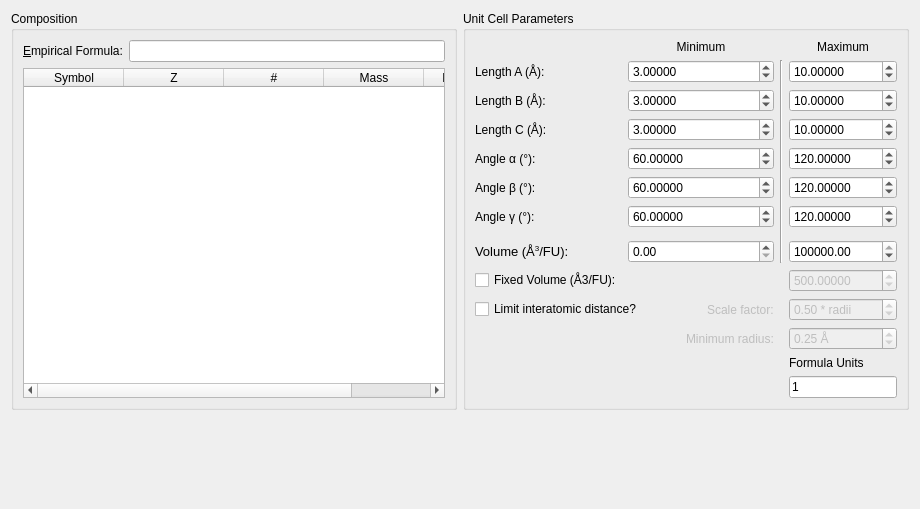
<?xml version="1.0" encoding="UTF-8"?>
<ui version="4.0">
 <class>Tab_Init</class>
 <widget class="QWidget" name="Tab_Init">
  <property name="geometry">
   <rect>
    <x>0</x>
    <y>0</y>
    <width>920</width>
    <height>509</height>
   </rect>
  </property>
  <property name="windowTitle">
   <string>Form</string>
  </property>
  <property name="toolTip">
   <string/>
  </property>
  <layout class="QGridLayout" name="gridLayout">
   <item row="0" column="0">
    <widget class="QGroupBox" name="groupBox_2">
     <property name="title">
      <string>Composition</string>
     </property>
     <layout class="QGridLayout" name="gridLayout_4">
      <item row="0" column="2" colspan="2">
       <widget class="QLineEdit" name="edit_composition">
        <property name="toolTip">
         <string>Type the composition of the crystal here,

Use only empirical formulas. It will be reduced
to its empirical formula otherwise.

You may change formula units in the &quot;Formula
Units&quot; section on this page.

Examples:
ti1o2
Ti1O2
TI1O2
Ti1 O2
Ti 1 o 2
etc.</string>
        </property>
       </widget>
      </item>
      <item row="0" column="1">
       <widget class="QLabel" name="label_14">
        <property name="sizePolicy">
         <sizepolicy hsizetype="Fixed" vsizetype="Fixed">
          <horstretch>0</horstretch>
          <verstretch>0</verstretch>
         </sizepolicy>
        </property>
        <property name="text">
         <string>&amp;Empirical Formula:</string>
        </property>
        <property name="buddy">
         <cstring>edit_composition</cstring>
        </property>
       </widget>
      </item>
      <item row="1" column="1" colspan="3">
       <widget class="QTableWidget" name="table_comp">
        <property name="editTriggers">
         <set>QAbstractItemView::NoEditTriggers</set>
        </property>
        <property name="sortingEnabled">
         <bool>true</bool>
        </property>
        <attribute name="horizontalHeaderMinimumSectionSize">
         <number>9</number>
        </attribute>
        <attribute name="horizontalHeaderStretchLastSection">
         <bool>true</bool>
        </attribute>
        <column>
         <property name="text">
          <string>Symbol</string>
         </property>
        </column>
        <column>
         <property name="text">
          <string>Z</string>
         </property>
        </column>
        <column>
         <property name="text">
          <string>#</string>
         </property>
        </column>
        <column>
         <property name="text">
          <string>Mass</string>
         </property>
        </column>
        <column>
         <property name="text">
          <string>Min. Radius</string>
         </property>
        </column>
       </widget>
      </item>
     </layout>
    </widget>
   </item>
   <item row="2" column="1">
    <spacer name="verticalSpacer_2">
     <property name="orientation">
      <enum>Qt::Vertical</enum>
     </property>
     <property name="sizeHint" stdset="0">
      <size>
       <width>20</width>
       <height>40</height>
      </size>
     </property>
    </spacer>
   </item>
   <item row="0" column="1">
    <widget class="QGroupBox" name="groupBox">
     <property name="title">
      <string>Unit Cell Parameters</string>
     </property>
     <layout class="QGridLayout" name="gridLayout_3">
      <item row="1" column="2" rowspan="8">
       <widget class="Line" name="line">
        <property name="orientation">
         <enum>Qt::Vertical</enum>
        </property>
       </widget>
      </item>
      <item row="2" column="0">
       <widget class="QLabel" name="label_3">
        <property name="text">
         <string>Length B (Å):</string>
        </property>
        <property name="buddy">
         <cstring>spin_b_min</cstring>
        </property>
       </widget>
      </item>
      <item row="3" column="0">
       <widget class="QLabel" name="label_2">
        <property name="text">
         <string>Length C (Å):</string>
        </property>
        <property name="buddy">
         <cstring>spin_c_min</cstring>
        </property>
       </widget>
      </item>
      <item row="4" column="0">
       <widget class="QLabel" name="label_4">
        <property name="text">
         <string>Angle α (°):</string>
        </property>
        <property name="buddy">
         <cstring>spin_alpha_min</cstring>
        </property>
       </widget>
      </item>
      <item row="1" column="0">
       <widget class="QLabel" name="label_5">
        <property name="text">
         <string>Length A (Å):</string>
        </property>
        <property name="buddy">
         <cstring>spin_a_min</cstring>
        </property>
       </widget>
      </item>
      <item row="1" column="1">
       <widget class="QDoubleSpinBox" name="spin_a_min">
        <property name="decimals">
         <number>5</number>
        </property>
        <property name="singleStep">
         <double>0.100000000000000</double>
        </property>
        <property name="value">
         <double>3.000000000000000</double>
        </property>
       </widget>
      </item>
      <item row="2" column="1">
       <widget class="QDoubleSpinBox" name="spin_b_min">
        <property name="decimals">
         <number>5</number>
        </property>
        <property name="singleStep">
         <double>0.100000000000000</double>
        </property>
        <property name="value">
         <double>3.000000000000000</double>
        </property>
       </widget>
      </item>
      <item row="3" column="1">
       <widget class="QDoubleSpinBox" name="spin_c_min">
        <property name="decimals">
         <number>5</number>
        </property>
        <property name="singleStep">
         <double>0.100000000000000</double>
        </property>
        <property name="value">
         <double>3.000000000000000</double>
        </property>
       </widget>
      </item>
      <item row="4" column="1">
       <widget class="QDoubleSpinBox" name="spin_alpha_min">
        <property name="decimals">
         <number>5</number>
        </property>
        <property name="maximum">
         <double>180.000000000000000</double>
        </property>
        <property name="singleStep">
         <double>0.100000000000000</double>
        </property>
        <property name="value">
         <double>60.000000000000000</double>
        </property>
       </widget>
      </item>
      <item row="1" column="3">
       <widget class="QDoubleSpinBox" name="spin_a_max">
        <property name="decimals">
         <number>5</number>
        </property>
        <property name="maximum">
         <double>9999.989999999999782</double>
        </property>
        <property name="singleStep">
         <double>0.100000000000000</double>
        </property>
        <property name="value">
         <double>10.000000000000000</double>
        </property>
       </widget>
      </item>
      <item row="4" column="3">
       <widget class="QDoubleSpinBox" name="spin_alpha_max">
        <property name="decimals">
         <number>5</number>
        </property>
        <property name="maximum">
         <double>180.000000000000000</double>
        </property>
        <property name="singleStep">
         <double>0.100000000000000</double>
        </property>
        <property name="value">
         <double>120.000000000000000</double>
        </property>
       </widget>
      </item>
      <item row="2" column="3">
       <widget class="QDoubleSpinBox" name="spin_b_max">
        <property name="decimals">
         <number>5</number>
        </property>
        <property name="maximum">
         <double>9999.989999999999782</double>
        </property>
        <property name="singleStep">
         <double>0.100000000000000</double>
        </property>
        <property name="value">
         <double>10.000000000000000</double>
        </property>
       </widget>
      </item>
      <item row="0" column="1">
       <widget class="QLabel" name="label_6">
        <property name="sizePolicy">
         <sizepolicy hsizetype="Minimum" vsizetype="Fixed">
          <horstretch>0</horstretch>
          <verstretch>0</verstretch>
         </sizepolicy>
        </property>
        <property name="text">
         <string>Minimum</string>
        </property>
        <property name="alignment">
         <set>Qt::AlignCenter</set>
        </property>
       </widget>
      </item>
      <item row="3" column="3">
       <widget class="QDoubleSpinBox" name="spin_c_max">
        <property name="decimals">
         <number>5</number>
        </property>
        <property name="maximum">
         <double>9999.989999999999782</double>
        </property>
        <property name="singleStep">
         <double>0.100000000000000</double>
        </property>
        <property name="value">
         <double>10.000000000000000</double>
        </property>
       </widget>
      </item>
      <item row="0" column="3">
       <widget class="QLabel" name="label_7">
        <property name="text">
         <string>Maximum</string>
        </property>
        <property name="alignment">
         <set>Qt::AlignCenter</set>
        </property>
       </widget>
      </item>
      <item row="5" column="0">
       <widget class="QLabel" name="label_8">
        <property name="text">
         <string>Angle β (°):</string>
        </property>
        <property name="buddy">
         <cstring>spin_beta_min</cstring>
        </property>
       </widget>
      </item>
      <item row="8" column="0">
       <widget class="QLabel" name="label_10">
        <property name="text">
         <string>&lt;!DOCTYPE HTML PUBLIC &quot;-//W3C//DTD HTML 4.0//EN&quot; &quot;http://www.w3.org/TR/REC-html40/strict.dtd&quot;&gt;
&lt;html&gt;&lt;head&gt;&lt;meta name=&quot;qrichtext&quot; content=&quot;1&quot; /&gt;&lt;style type=&quot;text/css&quot;&gt;
p, li { white-space: pre-wrap; }
&lt;/style&gt;&lt;/head&gt;&lt;body style=&quot; font-family:'Ubuntu'; font-size:11pt; font-weight:400; font-style:normal;&quot;&gt;
&lt;p style=&quot; margin-top:0px; margin-bottom:0px; margin-left:0px; margin-right:0px; -qt-block-indent:0; text-indent:0px;&quot;&gt;&lt;span style=&quot; font-family:'Sans Serif'; font-size:10pt;&quot;&gt;Volume (Å&lt;/span&gt;&lt;span style=&quot; font-family:'Sans Serif'; font-size:10pt; vertical-align:super;&quot;&gt;3&lt;/span&gt;&lt;span style=&quot; font-family:'Sans Serif'; font-size:10pt;&quot;&gt;/FU&lt;/span&gt;&lt;span style=&quot; font-family:'Sans Serif'; font-size:10pt;&quot;&gt;):&lt;/span&gt;&lt;/p&gt;&lt;/body&gt;&lt;/html&gt;</string>
        </property>
        <property name="buddy">
         <cstring>spin_vol_min</cstring>
        </property>
       </widget>
      </item>
      <item row="5" column="1">
       <widget class="QDoubleSpinBox" name="spin_beta_min">
        <property name="decimals">
         <number>5</number>
        </property>
        <property name="maximum">
         <double>180.000000000000000</double>
        </property>
        <property name="singleStep">
         <double>0.100000000000000</double>
        </property>
        <property name="value">
         <double>60.000000000000000</double>
        </property>
       </widget>
      </item>
      <item row="8" column="1">
       <widget class="QDoubleSpinBox" name="spin_vol_min">
        <property name="decimals">
         <number>2</number>
        </property>
        <property name="maximum">
         <double>1000000.000000000000000</double>
        </property>
        <property name="singleStep">
         <double>1.000000000000000</double>
        </property>
        <property name="value">
         <double>0.000000000000000</double>
        </property>
       </widget>
      </item>
      <item row="6" column="1">
       <widget class="QDoubleSpinBox" name="spin_gamma_min">
        <property name="decimals">
         <number>5</number>
        </property>
        <property name="maximum">
         <double>180.000000000000000</double>
        </property>
        <property name="singleStep">
         <double>0.100000000000000</double>
        </property>
        <property name="value">
         <double>60.000000000000000</double>
        </property>
       </widget>
      </item>
      <item row="5" column="3">
       <widget class="QDoubleSpinBox" name="spin_beta_max">
        <property name="decimals">
         <number>5</number>
        </property>
        <property name="maximum">
         <double>180.000000000000000</double>
        </property>
        <property name="singleStep">
         <double>0.100000000000000</double>
        </property>
        <property name="value">
         <double>120.000000000000000</double>
        </property>
       </widget>
      </item>
      <item row="8" column="3">
       <widget class="QDoubleSpinBox" name="spin_vol_max">
        <property name="decimals">
         <number>2</number>
        </property>
        <property name="maximum">
         <double>1000000.000000000000000</double>
        </property>
        <property name="singleStep">
         <double>1.000000000000000</double>
        </property>
        <property name="value">
         <double>1000000.000000000000000</double>
        </property>
       </widget>
      </item>
      <item row="6" column="3">
       <widget class="QDoubleSpinBox" name="spin_gamma_max">
        <property name="decimals">
         <number>5</number>
        </property>
        <property name="maximum">
         <double>180.000000000000000</double>
        </property>
        <property name="singleStep">
         <double>0.100000000000000</double>
        </property>
        <property name="value">
         <double>120.000000000000000</double>
        </property>
       </widget>
      </item>
      <item row="10" column="0" colspan="2">
       <widget class="QCheckBox" name="cb_fixedVolume">
        <property name="toolTip">
         <string>Use this to specify a starting volume for the structure before optimizing.</string>
        </property>
        <property name="text">
         <string>Fixed Volume (Å3/FU):</string>
        </property>
       </widget>
      </item>
      <item row="6" column="0">
       <widget class="QLabel" name="label_11">
        <property name="text">
         <string>Angle γ (°):</string>
        </property>
        <property name="buddy">
         <cstring>spin_gamma_min</cstring>
        </property>
       </widget>
      </item>
      <item row="10" column="3">
       <widget class="QDoubleSpinBox" name="spin_fixedVolume">
        <property name="enabled">
         <bool>false</bool>
        </property>
        <property name="toolTip">
         <string>Use this to specify a starting volume for the structure before optimizing.</string>
        </property>
        <property name="decimals">
         <number>5</number>
        </property>
        <property name="maximum">
         <double>999999.000000000000000</double>
        </property>
        <property name="singleStep">
         <double>0.100000000000000</double>
        </property>
        <property name="value">
         <double>500.000000000000000</double>
        </property>
       </widget>
      </item>
      <item row="13" column="3">
       <widget class="QDoubleSpinBox" name="spin_minRadius">
        <property name="enabled">
         <bool>false</bool>
        </property>
        <property name="suffix">
         <string> Å</string>
        </property>
        <property name="decimals">
         <number>2</number>
        </property>
        <property name="singleStep">
         <double>0.050000000000000</double>
        </property>
        <property name="value">
         <double>0.250000000000000</double>
        </property>
       </widget>
      </item>
      <item row="12" column="3">
       <widget class="QDoubleSpinBox" name="spin_scaleFactor">
        <property name="enabled">
         <bool>false</bool>
        </property>
        <property name="toolTip">
         <string>Use this to limit the shortest interatomic distance between
atoms. This ensures that atoms aren't overlapping.

The value specified here is multiplied by each atom's covalent
radius, and the sum of the scaled radii are used to enforce a
minimum atomic separation between atoms.

The default recommended value is 0.5. This ensures that atoms will not be unphysically close (which may prevent
certain optimization codes from working). Using a higher value
is acceptable while creating random structures in the first
generation, but may prevent the crossover operator from being
able to create offspring that meet this restriction.</string>
        </property>
        <property name="suffix">
         <string> * radii</string>
        </property>
        <property name="decimals">
         <number>2</number>
        </property>
        <property name="maximum">
         <double>1.000000000000000</double>
        </property>
        <property name="singleStep">
         <double>0.050000000000000</double>
        </property>
        <property name="value">
         <double>0.500000000000000</double>
        </property>
       </widget>
      </item>
      <item row="12" column="0" colspan="2">
       <layout class="QHBoxLayout" name="horizontalLayout">
        <item>
         <widget class="QCheckBox" name="cb_interatomicDistanceLimit">
          <property name="toolTip">
           <string>Use this to limit the shortest interatomic distance between atoms. This ensures that atoms aren't overlapping.</string>
          </property>
          <property name="text">
           <string>Limit interatomic distance?</string>
          </property>
         </widget>
        </item>
        <item>
         <spacer name="horizontalSpacer">
          <property name="orientation">
           <enum>Qt::Horizontal</enum>
          </property>
          <property name="sizeHint" stdset="0">
           <size>
            <width>40</width>
            <height>20</height>
           </size>
          </property>
         </spacer>
        </item>
        <item>
         <widget class="QLabel" name="label">
          <property name="enabled">
           <bool>false</bool>
          </property>
          <property name="text">
           <string>Scale factor:</string>
          </property>
          <property name="buddy">
           <cstring>spin_scaleFactor</cstring>
          </property>
         </widget>
        </item>
       </layout>
      </item>
      <item row="13" column="0" colspan="2">
       <layout class="QHBoxLayout" name="horizontalLayout_3">
        <item>
         <spacer name="horizontalSpacer_2">
          <property name="orientation">
           <enum>Qt::Horizontal</enum>
          </property>
          <property name="sizeHint" stdset="0">
           <size>
            <width>40</width>
            <height>20</height>
           </size>
          </property>
         </spacer>
        </item>
        <item>
         <widget class="QLabel" name="label_9">
          <property name="enabled">
           <bool>false</bool>
          </property>
          <property name="text">
           <string>Minimum radius:</string>
          </property>
          <property name="buddy">
           <cstring>spin_minRadius</cstring>
          </property>
         </widget>
        </item>
       </layout>
      </item>
      <item row="16" column="3">
       <widget class="QLabel" name="label_13">
        <property name="text">
         <string>Formula Units</string>
        </property>
       </widget>
      </item>
      <item row="17" column="0" colspan="2">
       <layout class="QHBoxLayout" name="horizontalLayout_3"/>
      </item>
      <item row="18" column="3">
       <widget class="QLineEdit" name="edit_formula_units">
        <property name="sizePolicy">
         <sizepolicy hsizetype="Fixed" vsizetype="Fixed">
          <horstretch>0</horstretch>
          <verstretch>0</verstretch>
         </sizepolicy>
        </property>
        <property name="toolTip">
         <string>&lt;html&gt;&lt;head/&gt;&lt;body&gt;&lt;p&gt;Enter the numbers of formula units separated by commas and hyphens to be searched here. The text box will be updated with the program's interpretation of your input after exiting the box or pressing return.&lt;/p&gt;&lt;p&gt;Examples:&lt;/p&gt;&lt;p&gt;1 , 3&lt;/p&gt;&lt;p&gt;1 - 4&lt;/p&gt;&lt;p&gt;1 - 3, 5, 7 - 9&lt;/p&gt;&lt;p&gt;&lt;br/&gt;&lt;/p&gt;&lt;/body&gt;&lt;/html&gt;</string>
        </property>
        <property name="text">
         <string>1</string>
        </property>
       </widget>
      </item>
     </layout>
    </widget>
   </item>
  </layout>
 </widget>
 <tabstops>
  <tabstop>edit_composition</tabstop>
  <tabstop>spin_a_min</tabstop>
  <tabstop>spin_a_max</tabstop>
  <tabstop>spin_b_min</tabstop>
  <tabstop>spin_b_max</tabstop>
  <tabstop>spin_c_min</tabstop>
  <tabstop>spin_c_max</tabstop>
  <tabstop>spin_alpha_min</tabstop>
  <tabstop>spin_alpha_max</tabstop>
  <tabstop>spin_beta_min</tabstop>
  <tabstop>spin_beta_max</tabstop>
  <tabstop>spin_gamma_min</tabstop>
  <tabstop>spin_gamma_max</tabstop>
  <tabstop>spin_vol_min</tabstop>
  <tabstop>spin_vol_max</tabstop>
  <tabstop>cb_fixedVolume</tabstop>
  <tabstop>spin_fixedVolume</tabstop>
  <tabstop>cb_interatomicDistanceLimit</tabstop>
  <tabstop>spin_scaleFactor</tabstop>
  <tabstop>spin_minRadius</tabstop>
  <tabstop>table_comp</tabstop>
 </tabstops>
 <resources/>
 <connections>
  <connection>
   <sender>cb_interatomicDistanceLimit</sender>
   <signal>toggled(bool)</signal>
   <receiver>spin_scaleFactor</receiver>
   <slot>setEnabled(bool)</slot>
   <hints>
    <hint type="sourcelabel">
     <x>647</x>
     <y>282</y>
    </hint>
    <hint type="destinationlabel">
     <x>908</x>
     <y>282</y>
    </hint>
   </hints>
  </connection>
  <connection>
   <sender>cb_fixedVolume</sender>
   <signal>toggled(bool)</signal>
   <receiver>spin_fixedVolume</receiver>
   <slot>setEnabled(bool)</slot>
   <hints>
    <hint type="sourcelabel">
     <x>768</x>
     <y>255</y>
    </hint>
    <hint type="destinationlabel">
     <x>908</x>
     <y>256</y>
    </hint>
   </hints>
  </connection>
  <connection>
   <sender>cb_fixedVolume</sender>
   <signal>toggled(bool)</signal>
   <receiver>spin_vol_min</receiver>
   <slot>setDisabled(bool)</slot>
   <hints>
    <hint type="sourcelabel">
     <x>768</x>
     <y>255</y>
    </hint>
    <hint type="destinationlabel">
     <x>768</x>
     <y>230</y>
    </hint>
   </hints>
  </connection>
  <connection>
   <sender>cb_fixedVolume</sender>
   <signal>toggled(bool)</signal>
   <receiver>label_10</receiver>
   <slot>setDisabled(bool)</slot>
   <hints>
    <hint type="sourcelabel">
     <x>768</x>
     <y>255</y>
    </hint>
    <hint type="destinationlabel">
     <x>616</x>
     <y>230</y>
    </hint>
   </hints>
  </connection>
  <connection>
   <sender>cb_fixedVolume</sender>
   <signal>toggled(bool)</signal>
   <receiver>spin_vol_max</receiver>
   <slot>setDisabled(bool)</slot>
   <hints>
    <hint type="sourcelabel">
     <x>768</x>
     <y>255</y>
    </hint>
    <hint type="destinationlabel">
     <x>908</x>
     <y>230</y>
    </hint>
   </hints>
  </connection>
  <connection>
   <sender>cb_interatomicDistanceLimit</sender>
   <signal>toggled(bool)</signal>
   <receiver>label</receiver>
   <slot>setEnabled(bool)</slot>
   <hints>
    <hint type="sourcelabel">
     <x>541</x>
     <y>274</y>
    </hint>
    <hint type="destinationlabel">
     <x>720</x>
     <y>276</y>
    </hint>
   </hints>
  </connection>
  <connection>
   <sender>cb_interatomicDistanceLimit</sender>
   <signal>toggled(bool)</signal>
   <receiver>label_9</receiver>
   <slot>setEnabled(bool)</slot>
   <hints>
    <hint type="sourcelabel">
     <x>537</x>
     <y>265</y>
    </hint>
    <hint type="destinationlabel">
     <x>701</x>
     <y>303</y>
    </hint>
   </hints>
  </connection>
  <connection>
   <sender>cb_interatomicDistanceLimit</sender>
   <signal>toggled(bool)</signal>
   <receiver>spin_minRadius</receiver>
   <slot>setEnabled(bool)</slot>
   <hints>
    <hint type="sourcelabel">
     <x>511</x>
     <y>277</y>
    </hint>
    <hint type="destinationlabel">
     <x>846</x>
     <y>301</y>
    </hint>
   </hints>
  </connection>
 </connections>
</ui>
